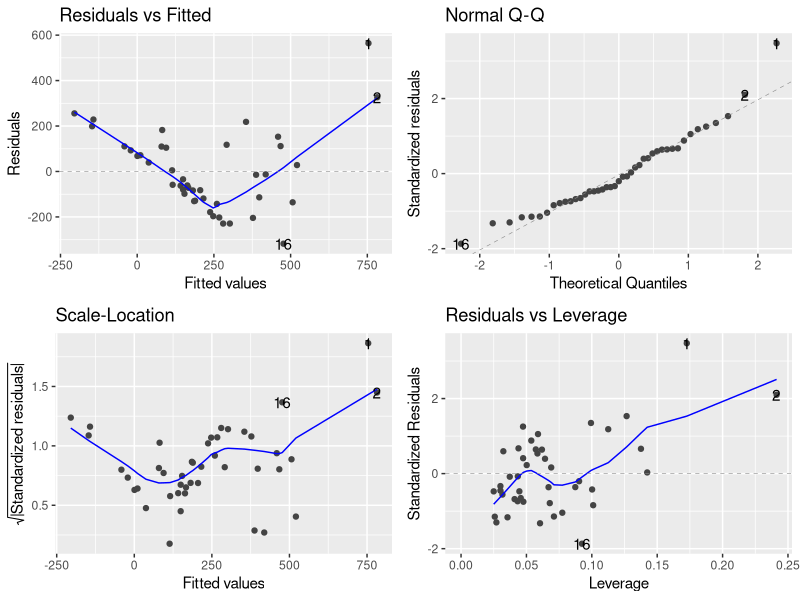
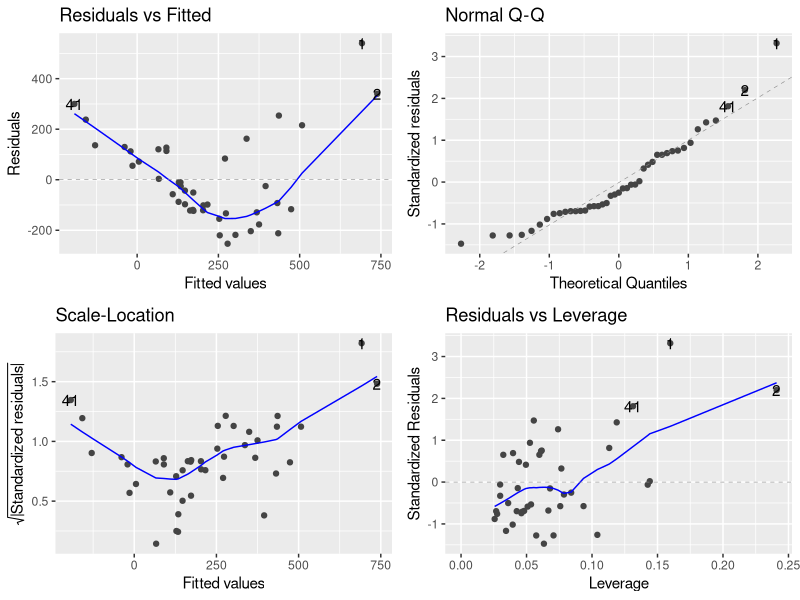
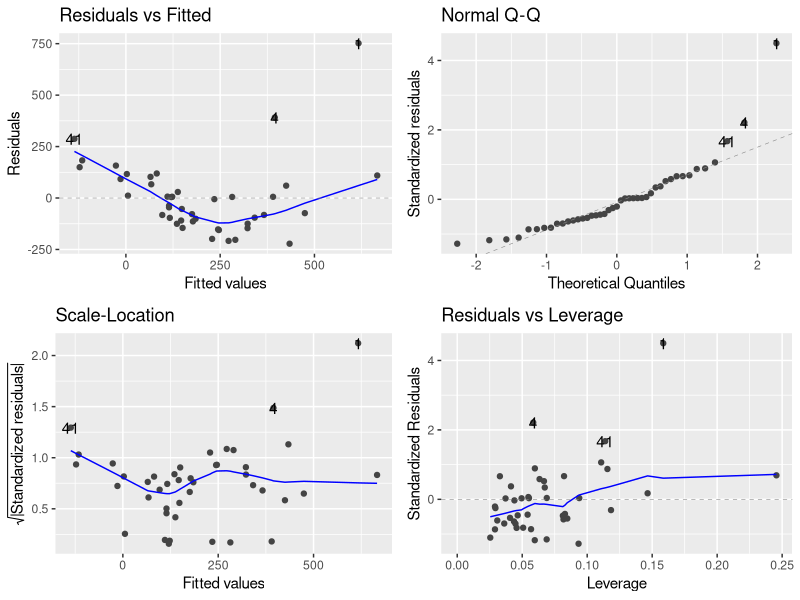
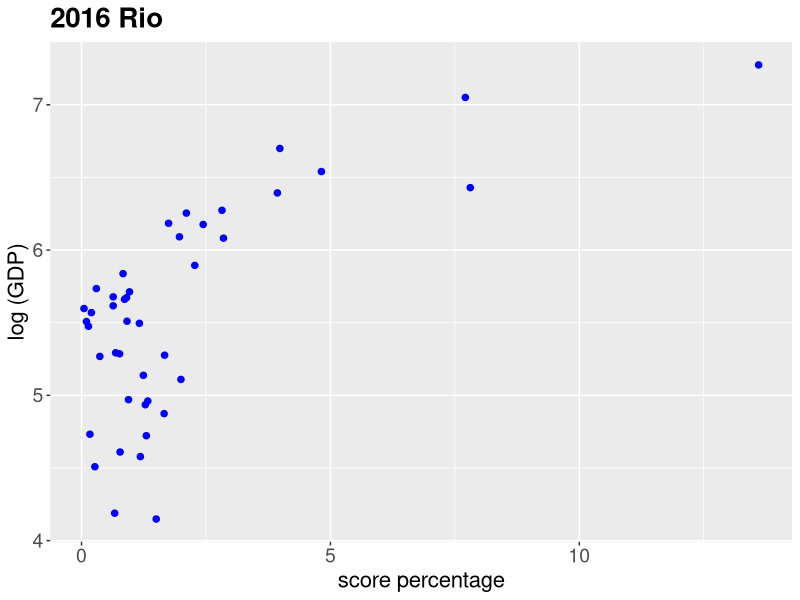
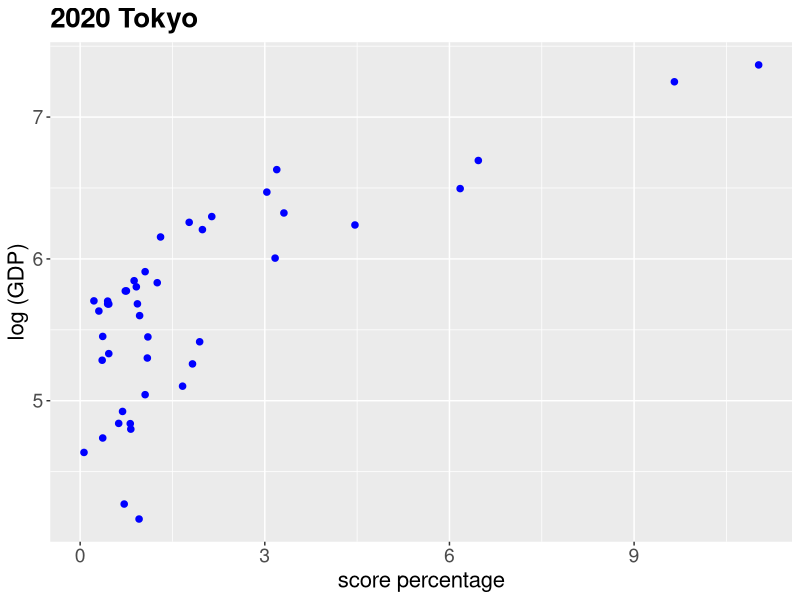
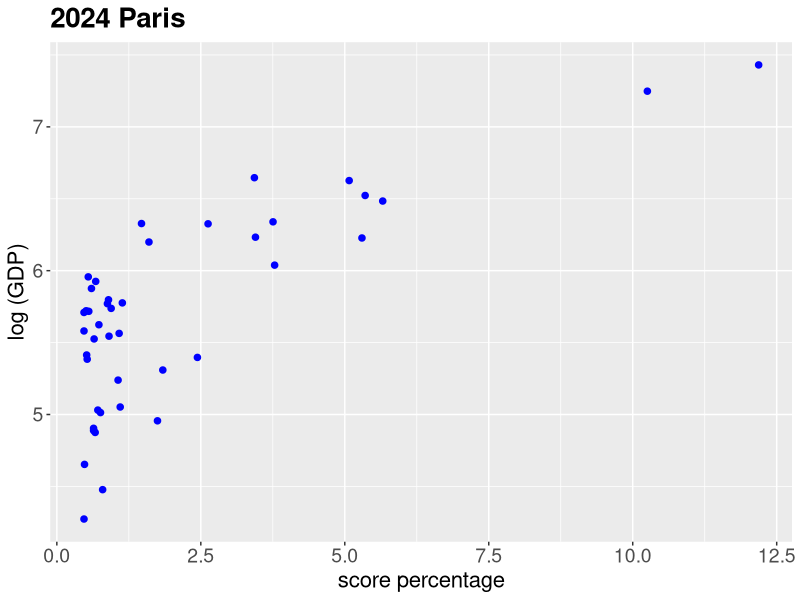
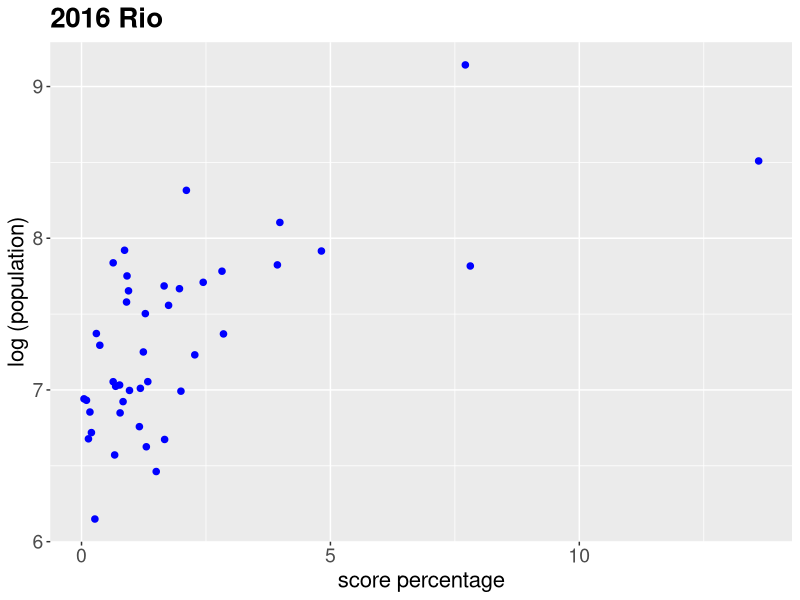
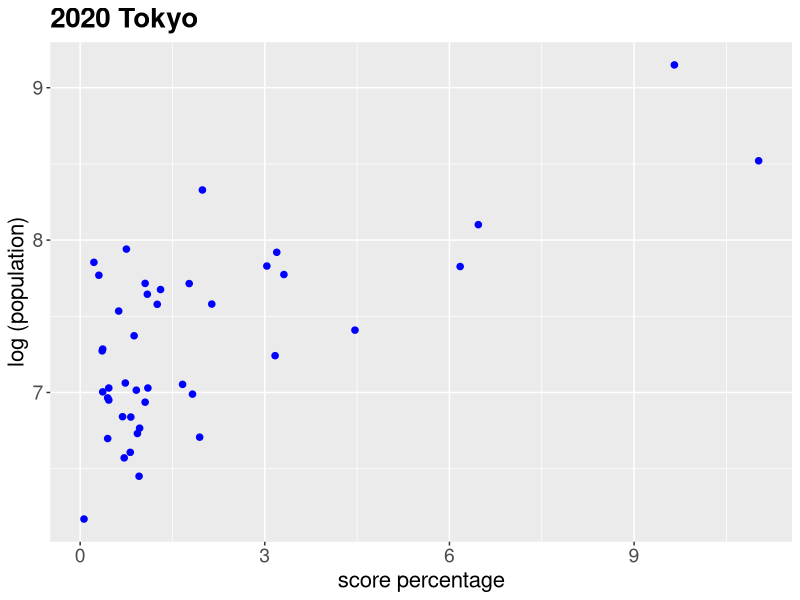

Reproduce these figures in R, in order.
library(ggplot2)
library(GGally)
library(spData)
library(plm)
library(spdep)
library(ape)
library(dplyr)
library(ggfortify)

# ---------------------------------------------------------------------數據處理

etAll <- read.csv("Final Proj/data.csv")
etAll$index <- c(1:43)

etAll$score2016 <- 20 * etAll$gold2016 + 7 * etAll$silver2016 + 5 * etAll$bronze2016
etAll$score2020 <- 20 * etAll$gold2020 + 7 * etAll$silver2020 + 5 * etAll$bronze2020
etAll$score2024 <- 20 * etAll$gold2024 + 7 * etAll$silver2024 + 5 * etAll$bronze2024

total2024gold = 329
total2024silver = 330
total2024bronze = 385

total2020gold = 340
total2020silver = 338
total2020bronze = 402

total2016gold = 306
total2016silver = 307
total2016bronze = 359

total2024score <- 20 * total2024gold + 7 * total2024silver + 5 * total2024bronze
total2020score <- 20 * total2020gold + 7 * total2020silver + 5 * total2020bronze
total2016score <- 20 * total2016gold + 7 * total2016silver + 5 * total2016bronze

etAll$score2016percentage <- etAll$score2016 / total2016score * 100
etAll$score2020percentage <- etAll$score2020 / total2020score * 100
etAll$score2024percentage <- etAll$score2024 / total2024score * 100


# ---------------------------------------------------------------------繪製圖形（資訊可視化）


p1 <- ggplot(data = etAll, aes(x = score2016percentage, y = log10(GDP2016))) +
  geom_point(color = "blue", shape = 20, size = 3) +  
  ggtitle("2016 Rio") +
  xlab("score percentage") +
  ylab("log (GDP)") +
  theme(
    plot.title = element_text(size = 20, face = "bold"),  
    axis.title = element_text(size = 16),  
    axis.text = element_text(size = 14)    
  )
ggsave("images/2016score_gdp.png", plot = p1)

p2 <- ggplot(data = etAll, aes(x = score2020percentage, y = log10(GDP2020))) +
  geom_point(color = "blue", shape = 20, size = 3) +  
  ggtitle("2020 Tokyo") +
  xlab("score percentage") +
  ylab("log (GDP)") +
  theme(
    plot.title = element_text(size = 20, face = "bold"),  
    axis.title = element_text(size = 16),  
    axis.text = element_text(size = 14)    
  )
ggsave("images/2020score_gdp.png", plot = p2)

p3 <- ggplot(data = etAll, aes(x = score2024percentage, y = log10(GDP2024))) +
  geom_point(color = "blue", shape = 20, size = 3) +  
  ggtitle("2024 Paris") +
  xlab("score percentage") +
  ylab("log (GDP)") +
  theme(
    plot.title = element_text(size = 20, face = "bold"),  
    axis.title = element_text(size = 16),  
    axis.text = element_text(size = 14)    
  )
ggsave("images/2024score_gdp.png", plot = p3)

p4 <- ggplot(data = etAll, aes(x = score2016percentage, y = log10(population2016))) +
  geom_point(color = "blue", shape = 20, size = 3) +  
  ggtitle("2016 Rio") +
  xlab("score percentage") +
  ylab("log (population)") +
  theme(
    plot.title = element_text(size = 20, face = "bold"),  
    axis.title = element_text(size = 16),  
    axis.text = element_text(size = 14)    
  )
ggsave("images/2016score_population.png", plot = p4)

p5 <- ggplot(data = etAll, aes(x = score2020percentage, y = log10(population2020))) +
  geom_point(color = "blue", shape = 20, size = 3) +  
  ggtitle("2020 Tokyo") +
  xlab("score percentage") +
  ylab("log (population)") +
  theme(
    plot.title = element_text(size = 20, face = "bold"),  
    axis.title = element_text(size = 16),  
    axis.text = element_text(size = 14)    
  )
ggsave("images/2020score_population.png", plot = p5)

p6 <- ggplot(data = etAll, aes(x = score2024percentage, y = log10(population2024))) +
  geom_point(color = "blue", shape = 20, size = 3) +  
  ggtitle("2024 Paris") +
  xlab("score percentage") +
  ylab("log (population)") +
  theme(
    plot.title = element_text(size = 20, face = "bold"),  
    axis.title = element_text(size = 16),  
    axis.text = element_text(size = 14)    
  )
ggsave("images/2024score_population.png", plot = p6)


# ---------------------------------------------------------------線性回歸模型

model2024 <- lm(score2024 ~ log10(GDP2024) + log10(population2024), data=etAll)
summary(model2024)
autoplot(model2024) #畫出模型診斷的圖
shapiro.test(model2024$residual) #殘差項常態性檢定

model2020 <- lm(score2020 ~ log10(GDP2020) + log10(population2020), data=etAll)
summary(model2020)
autoplot(model2020) 
shapiro.test(model2020$residual)

model2016 <- lm(score2016 ~ log10(GDP2016) + log10(population2016), data=etAll)
summary(model2016)
autoplot(model2016) 
shapiro.test(model2016$residual) 
